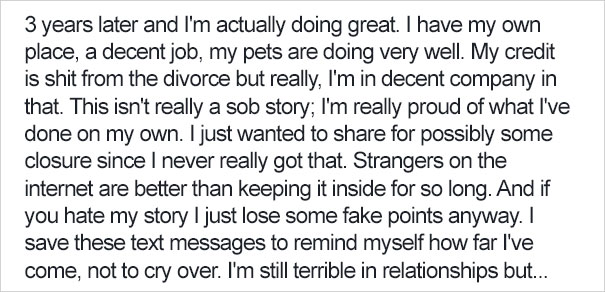
#> input picture text.jpg, 605 x 292 px
$ jupyter execute 'Pregunta 2.ipynb'
#> lines starting #> are read from the running program, lines starting #| are printed output that depends on the picture; after the words box and inside, x2 and y2 are one past the last pixel; in counts of white or black regions, pixels touching at a corner belong together
# Codigo de la Pregunta 2

<b> Importante: Tener la imagen texto.jpg en la misma carpeta para poder ver los resultado, si usas otra imagen texto.jpg <br>
    evita que la imagen sea muy larga para evitar stackoverflow <br><br><br>

El ejercicio requeria de tener una imagen con palabras y encuadrar cada letra por separado.
Para esto se requiere una serie de pasos a seguir:

<ul>
<li>Cargar la Imagen</li>
<li>Convertir la Imagen a blanco y negro </li>
<li>Encontrar los componentes conexos y etiquetarlos </li>
<li>En base a cada componente conexo encontrar su Xminimo,Yminimo,Xmaximo,Ymaximo </li>
<li>Mostrar el Resultado</li>
</ul>

## Importar las liberias

Para poder ejecutar el codigo de manera correcta necesitamos una serie de librerias:
<ul>
<li> numpy(np) </li>
<li> pyplot(plt) </li>
<li> cv2 </li>
<li> time </li>
</ul>

[cell 1]
import cv2
import numpy as np
from matplotlib import pyplot as plt
import time

## Cargar y mostrar imagenes

Para mostrar las imagenes y luego de manera posterior mostrar el resultado se utiliza las siguientes funciones:

[cell 2]
def cargar(direccion):
#> called with direccion = 'text.jpg'
    img = cv2.imread(direccion) #cargamos la imagen de la  direccion dada
#> img is the input picture: shape (292, 605, 3); mean B, G, R 223.6, 222.7, 222.3
    img = cv2.cvtColor(img,cv2.COLOR_BGR2RGB) #convertimos la imagen de BGR a RGB
    return img

def show(imagen):
    plt.imshow(imagen) #Cargamos la imagen en el plot
    plt.show() #Mostramos el plot
    pass

Ademas, necesitamos trabajar con blanco y negro, por lo tanto creamos una funcion para poder convertirlo a gris, y luego aplicar un threshold

[cell 3]
def gray(image): #Convierte a Gris
    img = np.copy(image)
    img = cv2.cvtColor(img,cv2.COLOR_RGB2GRAY)
#> img: shape (292, 605)
    return img

def binary(image): #Aplica un treshold
    img = np.copy(image)
    sx,sy = np.size(img,0),np.size(img,1)
#> sx = 292; sy = 605
    for n in range(0,sx):
        for m in range(0,sy):
            if img[n][m] > 128:
                img[n][m] = 255
            else:
                img[n][m] = 0
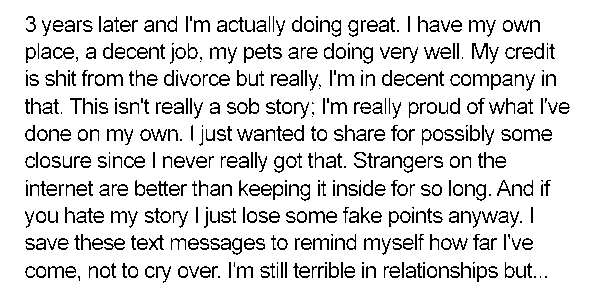
#> img: shape (292, 605); 86.9% white; black in thin lines or dots, all inside (x1, y1, x2, y2) = (25, 16, 570, 283)
    return img

Por otro lado, esta imagen no sera representada adecuandamente con el codigo de show(), por lo tanto, se utilizara la funcion back_gray()

[cell 4]
def back_gray(image):
    img = np.copy(image)
    img = cv2.cvtColor(img,cv2.COLOR_GRAY2RGB)
    return img

## Recursividad y etiquetado

Al recorrer la matriz de la imagen blanco y negro, una vez encontrado un punto de color negro se empieza a etiquetar toda la imagen, por ventaja para el trabajo, el llenado tambien obtiene un arreglo el cual agrega cada uno de los puntos de la imagen

[cell 5]
def recorrer(mat,x,y,ar):
    go = False
    if(mat[x][y] == 0):
        go = True
        ar.append([x,y])
    mat[x][y] = 155
    if(go):
        recorrer(mat,x+1,y,ar)
        recorrer(mat,x,y-1,ar)
        recorrer(mat,x,y+1,ar)
        recorrer(mat,x-1,y,ar)
        recorrer(mat,x+1,y-1,ar)
        recorrer(mat,x+1,y+1,ar)
        recorrer(mat,x-1,y+1,ar)
        recorrer(mat,x-1,y-1,ar)
    return

## Xmin,Xmax,Ymin,Ymax

Ahora luego usando la matriz optenida anteriormente, encontramos los extremos de la letra, y le añadimos uno para que sea los bordes del mismo

[cell 6]
def get_pos(ar): #Se entrega como dato el arreglo
    s = np.size(ar,0)
    xmax,ymax,xmin,ymin = ar[0][0],ar[0][1],ar[0][0],ar[0][1] #Inicializamos los valores
    for i in range(0,s):
        xmax = max(xmax,ar[i][0])
        ymax = max(ymax,ar[i][1])
        xmin = min(xmin,ar[i][0])
        ymin = min(ymin,ar[i][1])
    return [xmin,ymin,xmax,ymax] #Retornamos los valores

##----Existia un metodo más facil, pero por el tiempo no lo use ----##

## Pintado de bordes

 Una vez obtenido los bordes de la letras, estas se pintan en la imagen(la cual se recibe como parametro):

[cell 7]
def pintar(img,ar): #Recibe la imagen y los datos de ar = [xmin,ymin,xmax,ymax]
    for i in range(ar[1],ar[3]):
        img[ar[0]][i] = 10
        img[ar[2]][i] = 10
    for i in range(ar[0],ar[2]):
        img[i][ar[1]] = 10
        img[i][ar[3]] = 10
    return img

## Recorrer la imagen y entregar la matriz de posiciones:

El codigo anterior funciona para una letra, ahora aplicamos este codigo en <b> un FOR </b> para que se realize a lo largo de la imagen:

[cell 8]
def recorrer2(image):
    img = np.copy(image) #genera una copia
    sx,sy = np.size(img,0),np.size(img,1) #Agarra el tamaño de la imagen
#> sx = 292; sy = 605
    cubs = [] #Matriz de direcciones
    ar = [] #Matriz temporal para cuardar todos los puntos de una misma palabra
    for m in range(0,sx):
        for n in range(0,sy):
            ar = []
            if img[m][n] == 0:
                recorrer(img,m,n,ar)
                cubs.append(get_pos(ar))
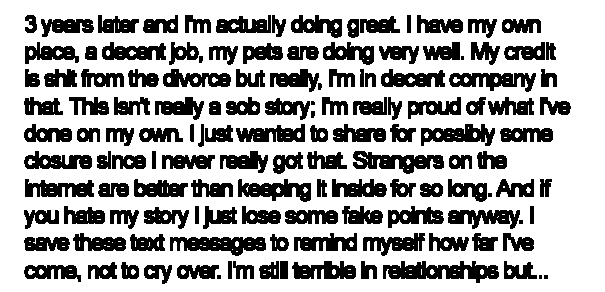
#> img: shape (292, 605); values 155 (black) and 255 (white), 68.8% white; 135 black regions (7 under 20 px), largest, box (x1, y1, x2, y2) and area: (383, 261, 499, 283) 1460, (170, 237, 266, 256) 1164, (353, 151, 444, 174) 1128
    return cubs #Retorna un arreglo de posiciones

## Codigo Finalizado

Una vez concluida todas las funciones, es momento de probar el codigo y ver los resultados, para esto se creo la funcion testing():

[cell 9]
def testing():
    text = cargar("text.jpg") #Cambiar el string si se quiere otra imagen
    btext = gray(text) #Escala de grises
    btext = binary(btext) #Treshold
    lala = recorrer2(btext) #Hallo los puntos
    for i in range(0,np.size(lala,0)):
        pintar(btext,lala[i]) #Pinto
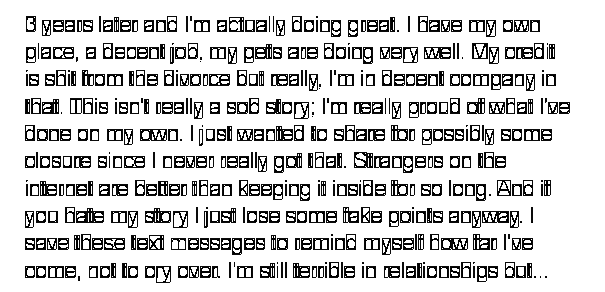
#> btext: shape (292, 605); 10.05% of pixels changed, all inside (x1, y1, x2, y2) = (25, 16, 570, 283)
    btext = back_gray(btext) #Regreso a RGB para mostrar
    show(btext) #Muestro
    pass

$ run again, with holi.jpg copied over text.jpg
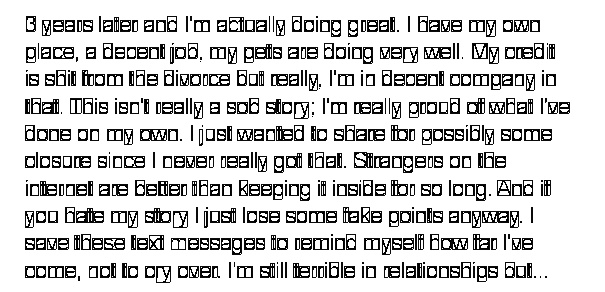
#> input picture holi.jpg, 605 x 292 px
#> in cargar, img is the input picture: shape (292, 605, 3); min 0, max 255, mean 209.5
#> in binary, `sx,sy = np.size(img,0),np.size(img,1)`: sx = 292; sy = 605
#> in recorrer2, `sx,sy = np.size(img,0),np.size(img,1)`: sx = 292; sy = 605
#> after the loop in recorrer2, `for m in range(0,sx):`:
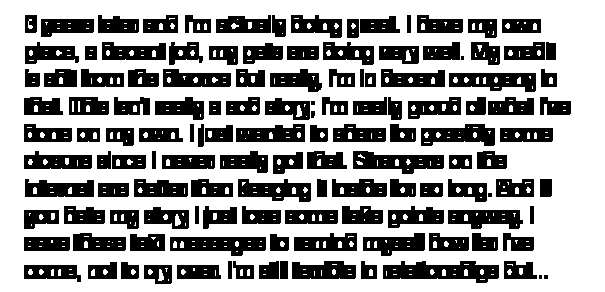
#> img: shape (292, 605); values 155 (black) and 255 (white), 63% white; 131 black regions (5 under 20 px), largest, box (x1, y1, x2, y2) and area: (383, 261, 499, 283) 1650, (353, 151, 444, 174) 1300, (170, 237, 266, 256) 1297
